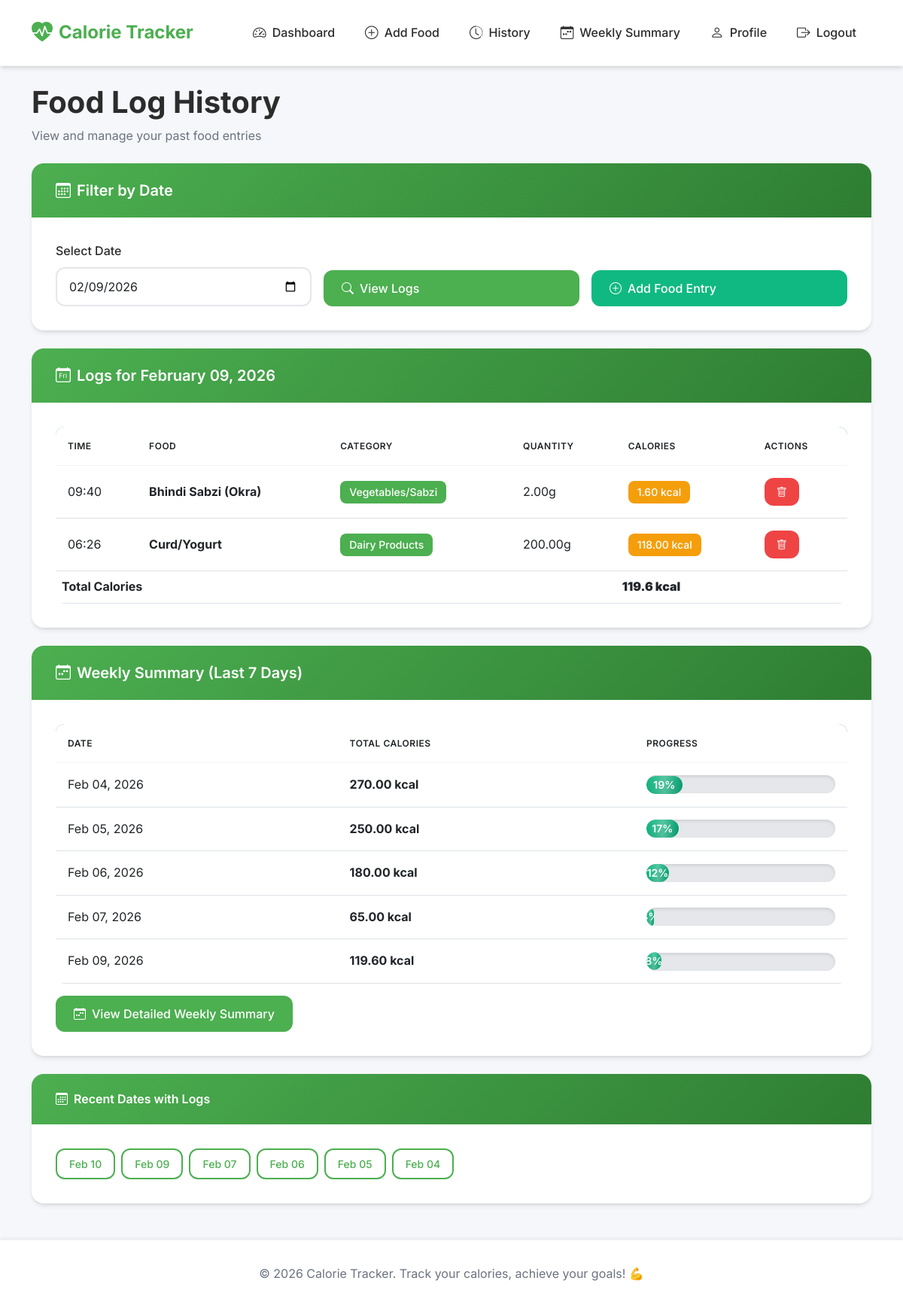
The page /history/?date=2026-02-09 (signed in) on the database its author committed.
### tracker/models.py (models this page shows, shortened)
class DailyFoodLog(models.Model):
    user = models.ForeignKey(User, on_delete=models.CASCADE, related_name='food_logs')
    food = models.ForeignKey(Food, on_delete=models.CASCADE, related_name='logs')
    quantity = models.DecimalField(
        max_digits=7,
        decimal_places=2,
        validators=[MinValueValidator(0.01)],
        help_text="Quantity in grams"
    )
    date = models.DateField(default=timezone.now)
    calories = models.DecimalField(
        max_digits=7,
        decimal_places=2,
        help_text="Calculated calories for this entry"
    )
    created_at = models.DateTimeField(auto_now_add=True)
    class Meta:
        verbose_name = "Daily Food Log"
        verbose_name_plural = "Daily Food Logs"
        ordering = ['-date', '-created_at']
        unique_together = ['user', 'food', 'date', 'created_at']  # Allow multiple entries per day

class Food(models.Model):
    CATEGORY_CHOICES = [
        ('dal', 'Dal/Lentils'),
        ('rice', 'Rice'),
        ('roti', 'Roti/Chapati'),
        ('vegetables', 'Vegetables/Sabzi'),
        ('fruits', 'Fruits'),
        ('dairy', 'Dairy Products'),
        ('snacks', 'Snacks'),
        ('beverages', 'Beverages'),
        ('other', 'Other'),
    ]
    name = models.CharField(max_length=200)
    category = models.CharField(max_length=20, choices=CATEGORY_CHOICES)
    calories_per_100g = models.DecimalField(
        max_digits=6,
        decimal_places=2,
        validators=[MinValueValidator(0)],
        help_text="Calories per 100 grams"
    )
    created_at = models.DateTimeField(auto_now_add=True)
    updated_at = models.DateTimeField(auto_now=True)
    class Meta:
        verbose_name = "Food"
        verbose_name_plural = "Foods"
        ordering = ['category', 'name']

### tracker/views.py (the view)
# urls.py: path('history/', views.history, name='history'),
@login_required
def history(request):
    user = request.user
    date_filter = request.GET.get('date', '')
    if date_filter:
        try:
            filter_date = datetime.strptime(date_filter, '%Y-%m-%d').date()
        except ValueError:
            filter_date = timezone.now().date()
    else:
        filter_date = timezone.now().date()
    logs = DailyFoodLog.objects.filter(user=user, date=filter_date).order_by('-created_at')
    total_calories = logs.aggregate(total=Sum('calories'))['total'] or 0
    all_dates = DailyFoodLog.objects.filter(user=user).values_list('date', flat=True).distinct().order_by('-date')
    week_start = filter_date - timedelta(days=6)
    weekly_summary = DailyFoodLog.objects.filter(
        user=user,
        date__range=[week_start, filter_date]
    ).values('date').annotate(
        total_calories=Sum('calories'),
        entry_count=Count('id')
    ).order_by('date')
    context = {
        'logs': logs,
        'total_calories': round(float(total_calories), 2),
        'selected_date': filter_date,
        'all_dates': all_dates[:30],  # Show last 30 dates
        'weekly_summary': list(weekly_summary),
    }
    return render(request, 'tracker/history.html', context)

### tracker/templates/tracker/history.html (shortened to what this page needs)
{% extends 'tracker/base.html' %}
{% block content %}
<div class="page-header mb-4">
    <h1>Food Log History</h1>
    <p>View and manage your past food entries</p>
</div>
<div class="card mb-4">
    <div class="card-header">
        <h5 class="mb-0"><i class="bi bi-calendar3"></i> Filter by Date</h5>
    </div>
    <div class="card-body">
        <form method="get" class="row g-3">
            <div class="col-md-4">
                <label for="date" class="form-label">Select Date</label>
                <input type="date" name="date" id="date" class="form-control" value="{{ selected_date|date:'Y-m-d' }}">
            </div>
            <div class="col-md-4 d-flex align-items-end">
                <button type="submit" class="btn btn-primary w-100">
                    <i class="bi bi-search"></i> View Logs
                </button>
            </div>
            <div class="col-md-4 d-flex align-items-end">
                <a href="{% url 'tracker:add_food' %}" class="btn btn-success w-100">
                    <i class="bi bi-plus-circle"></i> Add Food Entry
                </a>
            </div>
        </form>
    </div>
</div>
<div class="card mb-4">
    <div class="card-header">
        <h5 class="mb-0">
            <i class="bi bi-calendar-day"></i> Logs for {{ selected_date|date:"F d, Y" }}
        </h5>
    </div>
    <div class="card-body">
        {% if logs %}
        <div class="table-responsive">
            <table class="table">
                <thead>
                    <tr>
                        <th>Time</th>
                        <th>Food</th>
                        <th>Category</th>
                        <th>Quantity</th>
                        <th>Calories</th>
                        <th>Actions</th>
                    </tr>
                </thead>
                <tbody>
                    {% for log in logs %}
                    <tr>
                        <td>{{ log.created_at|date:"H:i" }}</td>
                        <td><strong>{{ log.food.name }}</strong></td>
                        <td><span class="badge bg-primary-color text-white">{{ log.food.get_category_display }}</span></td>
                        <td>{{ log.quantity }}g</td>
                        <td><span class="badge bg-warning text-white">{{ log.calories }} kcal</span></td>
                        <td>
                            <form method="post" action="{% url 'tracker:delete_log' log.id %}" style="display: inline;" class="delete-form">
                                <button type="submit" class="btn btn-sm btn-danger delete-btn" onclick="return confirm('Delete this entry?')">
                                    <i class="bi bi-trash"></i>
                                </button>
                            </form>
                        </td>
                    </tr>
                    {% endfor %}
                </tbody>
                <tfoot>
                    <tr style="background-color: #F9FAFB;">
                        <th colspan="4">Total Calories</th>
                        <th><strong>{{ total_calories }} kcal</strong></th>
                        <th></th>
                    </tr>
                </tfoot>
            </table>
        </div>
        {% else %}
        <div class="empty-state">
            <i class="bi bi-inbox"></i>
            <h5>No food entries found</h5>
            <p>No food entries found for this date.</p>
        </div>
        {% endif %}
    </div>
</div>
{% if weekly_summary %}
<div class="card mb-4">
    <div class="card-header">
        <h5 class="mb-0"><i class="bi bi-calendar-week"></i> Weekly Summary (Last 7 Days)</h5>
    </div>
    <div class="card-body">
        <div class="table-responsive">
            <table class="table">
                <thead>
                    <tr>
                        <th>Date</th>
                        <th>Total Calories</th>
                        <th>Progress</th>
                    </tr>
                </thead>
                <tbody>
                    {% for day in weekly_summary %}
                    <tr>
                        <td>{{ day.date|date:"M d, Y" }}</td>
                        <td><strong>{{ day.total_calories|floatformat:2 }} kcal</strong></td>
                        <td>
                            {% if user.profile.daily_calorie_target %}
                            {% widthratio day.total_calories user.profile.daily_calorie_target 100 as progress %}
                            <div class="progress" style="height: 24px;">
                                <div class="progress-bar {% if progress >= 100 %}bg-danger{% elif progress >= 80 %}bg-warning{% else %}bg-success{% endif %}"
                                     style="width: {% if progress > 100 %}100{% else %}{{ progress }}{% endif %}%">
                                    {{ progress|floatformat:0 }}%
                                </div>
                            </div>
                            {% else %}
                            <span class="text-muted">N/A</span>
                            {% endif %}
                        </td>
                    </tr>
                    {% endfor %}
                </tbody>
            </table>
        </div>
        <div class="mt-3">
            <a href="{% url 'tracker:weekly_summary' %}" class="btn btn-primary">
                <i class="bi bi-calendar-week"></i> View Detailed Weekly Summary
            </a>
        </div>
    </div>
</div>
{% endif %}
{% if all_dates %}
<div class="card">
    <div class="card-header">
        <h6 class="mb-0"><i class="bi bi-calendar3"></i> Recent Dates with Logs</h6>
    </div>
    <div class="card-body">
        <div class="d-flex flex-wrap gap-2">
            {% for date in all_dates %}
            <a href="?date={{ date|date:'Y-m-d' }}" class="btn btn-outline-primary btn-sm">
                {{ date|date:"M d" }}
            </a>
            {% endfor %}
        </div>
    </div>
</div>
{% endif %}
{% endblock %}

### rows shown on the page
DailyFoodLog: created_at "09:40", food.name "Bhindi Sabzi (Okra)", food.category "Vegetables/Sabzi", quantity "2.00", calories "1.60"
DailyFoodLog: created_at "06:26", food.name "Curd/Yogurt", food.category "Dairy Products", quantity "200.00", calories "118.00"

### other values the page prints
{{ selected_date|date:"F d, Y" }} "February 09, 2026"
{{ total_calories }} "119.6"
{{ day.date|date:"M d, Y" }} "Feb 04, 2026" "Feb 05, 2026" "Feb 06, 2026" "Feb 07, 2026" "Feb 09, 2026"
{{ day.total_calories|floatformat:2 }} "270.00" "250.00" "180.00" "65.00" "119.60"
{{ progress|floatformat:0 }} "19" "17" "12" "8"
{{ date|date:"M d" }} "Feb 10" "Feb 09" "Feb 07" "Feb 06" "Feb 05" "Feb 04"
